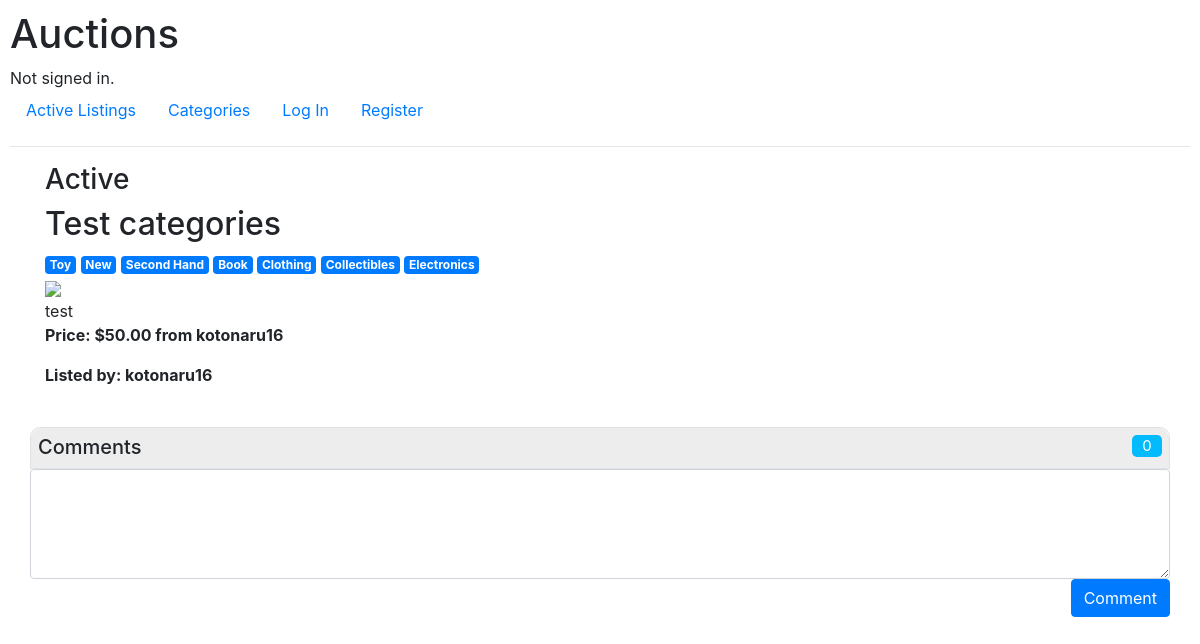
The app's page /listingpage/6 with its own data.
### auctions/models.py (models this page shows, shortened)
class Auction(models.Model):
    title = models.CharField(max_length=64)
    description = models.CharField(max_length=480)
    active = models.BooleanField(default = True)
    image =models.URLField(null = True, blank=True)
    owner = models.ForeignKey(User, on_delete=models.CASCADE, related_name="auction")
    interested = models.ManyToManyField(User, blank=True, related_name="watchlist")
    category = models.ManyToManyField(Category, blank=True, related_name="auction")
    bid = models.ForeignKey(Bid, on_delete=models.CASCADE, related_name="auction")

class Category(models.Model):
    name = models.CharField(max_length=64)

class Bid(models.Model):
    value = models.DecimalField(max_digits=11, decimal_places=2)
    owner = models.ForeignKey(User, on_delete=models.CASCADE, related_name="bid")
    def __str__(self):
      return f"${self.value} from {self.owner}"

class User(AbstractUser):
    pass

### auctions/views.py (the view)
# urls.py: path("listingpage/<int:auction_key>", views.listingpage, name="listingpage"),
def listingpage(request, auction_key):
    auction = Auction.objects.get(pk=auction_key)
    comments = auction.comment.all()
    watch = request.user in auction.interested.all()
    if auction == None:
        raise Http404("Auction does not exist")
    if request.method == "POST":
        close = request.POST.get("close", False)
        if close:
            try:
                auction.active = False
                auction.save()
            except IntegrityError:
                return render(request, "auctions/listingpage.html", {
                    "auction": auction,
                    "invalid": True,
                    "watch": watch,
                    "comments": comments
                })
            return HttpResponseRedirect(request.path_info)
        comment = request.POST.get("comment", None)
        if comment != None:
            try:
                c = Comment(message = comment, owner = request.user, auction = auction)
                c.save()
            except IntegrityError:
                return render(request, "auctions/listingpage.html", {
                    "auction": auction,
                    "invalid": True,
                    "watch": watch
                })
            return HttpResponseRedirect(request.path_info)
        send = request.POST.get("send", False)
        watchlist = request.POST.get("watchlist", False)
        if send:
            if watchlist:
                print("add")
                auction.interested.add(request.user)
            else:
                print("removed")
                auction.interested.remove(request.user)
            return HttpResponseRedirect(request.path_info)
        else:
            bid = float(request.POST["bid"])
            if bid <= auction.bid.value:
                return render(request, "auctions/listingpage.html", {
                    "auction": auction,
                    "invalid": True,
                    "watch": watch
                })
            try:
                b = Bid(value = bid, owner = request.user)
                b.save()
                auction.bid = b
                auction.save()
            except IntegrityError:
                return render(request, "auctions/listingpage.html", {
                    "auction": auction,
                    "invalid": True,
                    "watch": watch
                })
            return HttpResponseRedirect(request.path_info)
    else:
        return render(request, "auctions/listingpage.html", {
            "auction": auction,
            "invalid": False,
            "watch": watch
        })

### auctions/templates/auctions/listingpage.html (shortened to what this page needs)
{% extends "auctions/layout.html" %}
{% block body %}
    <div class="container">
      {% if auction.active %}
        <h3>Active</h3>
      {% else %}
        <h3>Closed</h3>
        {% if auction.bid.owner == user %}
          <h3>You have won this auction</h3>
        {% endif %}
      {% endif %}
      <h2>{{ auction.title }}</h2>
      <div>
      {% for category in auction.category.all %}
        <span class="badge badge-primary">{{ category.name }}</span>
      {% endfor %}
      </div>
      {% if auction.image %}
        <a href=""><img src="{{ auction.image }}" height=400px width=auto ></a>
      {% else %}
        <a href=""><img src="https://www.freeiconspng.com/uploads/no-image-icon-11.PNG" height=400px width=auto></a>
      {% endif %}
      <div>{{ auction.description }}</div>
      <p class="font-weight-bold">Price: {{ auction.bid }}</p>
      <p class="font-weight-bold">Listed by: {{ auction.owner }}</p>
      <br>
      <div class="row">
        <div class="col-12 p-0 border" id="panel-default">
            <div class="panel-heading">
                <h3 class="panel-title">
                    Comments</h3>
                <span class="label label-info d-flex justify-content-center">
                    {{ comments|length }}</span>
            </div>
        </div>
        <div class="col-12 p-0">
          <form action="{% url 'listingpage' auction.pk %}" method="post">{% csrf_token %}
            <textarea maxlength="480" rows="4" class="form-control" id="comment" name="comment" placeholder="" required></textarea>
            <button type="submit" class="btn btn-primary float-right">Comment</button>
          </form>
        </div>
    </div>
    </div>
{% endblock %}

### auctions/static/auctions/styles.css (style rules this page uses)
body { padding: 10px; }
.panel-heading { border-width: thin; height: 100px; background-color: LightGray; }
.panel-title { display:inline }
.label-info { float: right; }

### auctions/templates/auctions/listingpage.html (style rules this page uses)
.panel-heading { border-width: thin; height: 40px; background-color: #ededed; padding: 7px; border-radius: 10px 10px 0px 0px; }
.panel-title { font-size: 20px; display:inline; }
#panel-default { border-radius: 10px 10px 0px 0px; border-width: thin; }
.label-info { float: right; font-size: 15px; color: White; background-color: #03bafc; width: 30px; border-radius: 5px; }

### records on screen
Auction: title "Test categories", description "test", bid "$50.00 from kotonaru16", owner "kotonaru16"
Category: name "Toy"
Category: name "New"
Category: name "Second Hand"
Category: name "Book"
Category: name "Clothing"
Category: name "Collectibles"
Category: name "Electronics"

### other values on screen
{{ comments|length }} "0"
